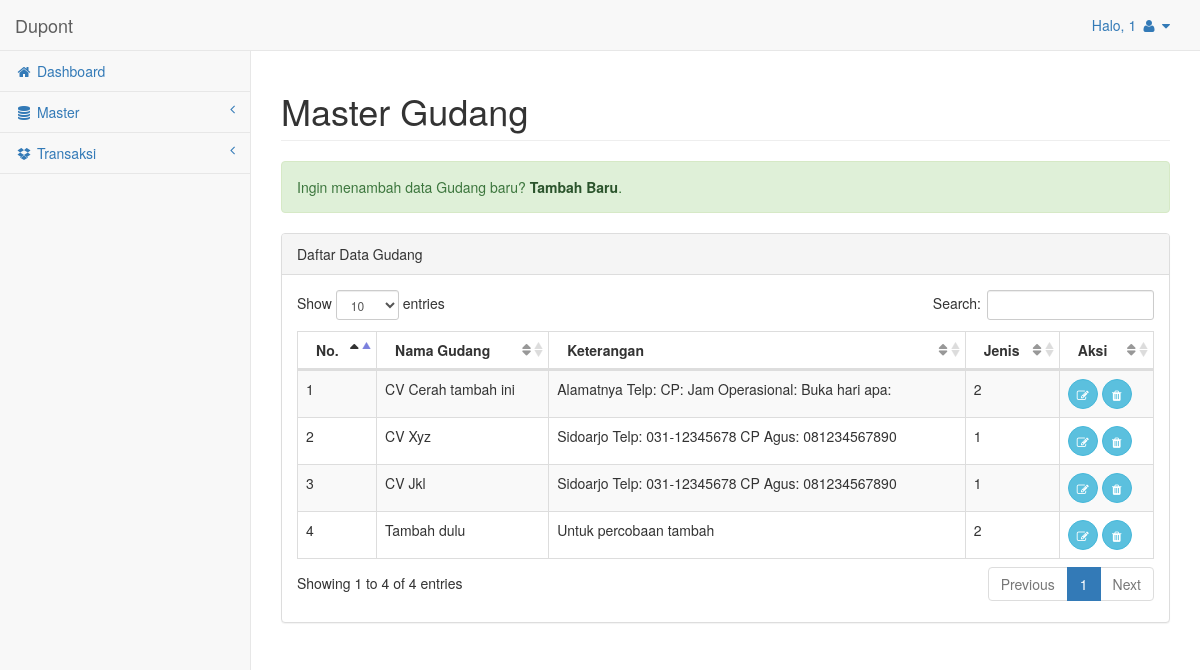
Screenshot of /pages/masGudang.php (signed in) with the database file from the repository.
### tables this page shows
CREATE TABLE IF NOT EXISTS `gudang` (
`kd_gudang` int(11) NOT NULL,
  `nm_gudang` varchar(50) NOT NULL,
  `keterangan` varchar(200) NOT NULL,
  `jenis` int(11) NOT NULL COMMENT '1=gudang, 2=produksi'
);

### pages/masGudang.php (the view, shortened to what this page needs)
<?php
include "header.php";
?>
<div id="page-wrapper">
    <div class="row">
        <div class="col-lg-12">
            <h1 class="page-header">Master Gudang</h1>
        </div>
    </div>
    <div class="row">
        <div class="col-lg-12">
			<div class="alert alert-success">
                Ingin menambah data Gudang baru?
                <a href="frmGudang.php?kondisi=rekam" class="alert-link">Tambah Baru</a>.
            </div>
            <div class="panel panel-default">
                <div class="panel-heading">
                    Daftar Data Gudang
                </div>
                <div class="panel-body">
                    <div class="dataTable_wrapper">
                        <table class="table table-striped table-bordered table-hover" id="dataTables-example">
                            <thead>
                                <tr>
                                    <th>No.</th>
                                    <th>Nama Gudang</th>
                                    <th>Keterangan</th>
                                    <th>Jenis</th>
                                    <th>Aksi</th>
                                </tr>
                            </thead>
                            <tbody>
                            <?php
                                $i= 0;
                                $lihatdata= "SELECT * FROM gudang";
                                $sql= mysqli_query($con,$lihatdata);
                                while ($row= mysqli_fetch_array($sql)) {
                                $i++;
                                $id= $row['kd_gudang'];
                                echo "
                                <tr class='odd gradeX'>
                                    <td>".$i."</td>
                                    <td>".$row['nm_gudang']."</td>
                                    <td>".$row['keterangan']."</td>
                                    <td>".$row['jenis']."</td>
                                    <td class='center'>
                                        <a class='btn btn-info btn-circle' href='frmGudang.php?kondisi=ubah&id=".$row['kd_gudang']."'>
                                            <i class='fa fa-edit'></i>
                                        </a>
                                        <a class='btn btn-info btn-circle' href='delete.php?modul=gudang&id=$id'>
                                            <i class='fa fa-trash'></i>
                                        </a>
                                    </td>
                                </tr>";
                                }
                            ?>
                            </tbody>
                        </table>
                    </div>
                </div>
            </div>
        </div>
    </div>
</div>
<?php include "footer.php"; ?>

### rows the page displays
gudang: nm_gudang "CV Cerah tambah ini", keterangan "Alamatnya Telp: CP: Jam Operasional: Buka hari apa:", jenis "2"
gudang: nm_gudang "CV Xyz", keterangan "Sidoarjo Telp: 031-12345678 CP Agus: 081234567890", jenis "1"
gudang: nm_gudang "CV Jkl", keterangan "Sidoarjo Telp: 031-12345678 CP Agus: 081234567890", jenis "1"
gudang: nm_gudang "Tambah dulu", keterangan "Untuk percobaan tambah", jenis "2"

### other values shown
$_SESSION['auth_akses'] "1"
